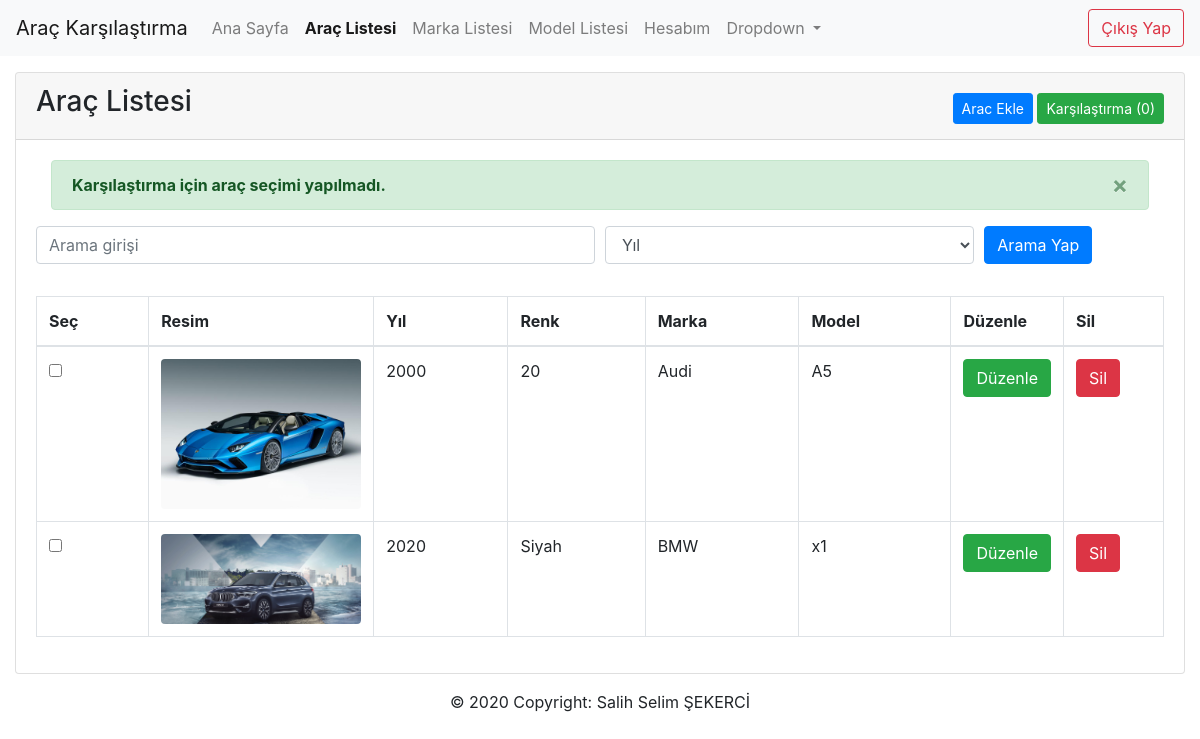
Screenshot of /anaklasor/arac-listesi.php?bilgi=secimYok (signed in) with the database file from the repository.
### tables this page shows
CREATE TABLE `arac` (
  `id` int(11) NOT NULL,
  `marka_id` int(11) NOT NULL,
  `model_id` int(11) NOT NULL,
  `yil` int(11) NOT NULL,
  `agirlik` float(10,2) NOT NULL,
  `motorHacmi` int(10) NOT NULL,
  `tekerSayisi` int(10) NOT NULL,
  `maxHiz` float(10,2) NOT NULL,
  `vites` int(10) NOT NULL,
  `renk` varchar(254) NOT NULL,
  `yakitTuru` varchar(254) NOT NULL,
  `resim` varchar(254) NOT NULL
);

CREATE TABLE `marka` (
  `id` int(11) NOT NULL,
  `marka` varchar(11) NOT NULL
);

CREATE TABLE `model` (
  `id` int(11) NOT NULL,
  `marka_id` int(11) NOT NULL,
  `model` varchar(254) NOT NULL
);

### anaklasor/arac-listesi.php (the view, shortened to what this page needs)
<!doctype html>
<html lang="tr">
<?php include("./assets/head.php") ?>
<?php include("./assets/nav.php") ?>
<?php
$karsilastirmaLenght = $_COOKIE['karsilastirma'];
    $dilimlerLenght = explode("[", $karsilastirmaLenght);
    $datalarLenght = explode("]", $dilimlerLenght[1]);
    $dataLenght = explode(",", $datalarLenght[0]);
function varMi($id)
{
    $karsilastirmaData = $_COOKIE['karsilastirma'];
    $dilimler = explode("[", $karsilastirmaData);
    $datalar = explode("]", $dilimler[1]);
    $data = explode(",", $datalar[0]);
    for ($i = 0; $i < count($data); $i++) {
        if($data[$i] == $id)
            return 1;
    }
    return 0;
}
if (isset($_GET['bilgi'])) {
    switch ($_GET['bilgi']) {
            case 'secimYok':
                $message = "Karşılaştırma için araç seçimi yapılmadı.";
                $status = "success";
                break;
    }
}
if (isset($_GET['text']) && !empty($_GET['text'])) {
    $text = $_GET['text'];
    $tur = $_GET['tur'];
    if ($tur == "yil") {
        $AracSor = $db->prepare('SELECT arac.id AS "AracID", arac.resim, arac.yil, arac.agirlik, arac.motorHacmi, arac.tekerSayisi, arac.maxHiz, arac.vites, arac.renk, arac.yakitTuru, marka.id AS "MarkaID", marka.marka,model.id AS "modelID", model.model  FROM arac INNER JOIN model ON model.id = arac.model_id INNER JOIN marka ON marka.id = arac.marka_id WHERE yil=:yil');
        $AracSor->execute(array(
            "yil"   => $text
        ));
    }
    if ($tur == "marka") {
        $AracSor = $db->prepare('SELECT arac.id AS "AracID", arac.resim, arac.yil, arac.agirlik, arac.motorHacmi, arac.tekerSayisi, arac.maxHiz, arac.vites, arac.renk, arac.yakitTuru, marka.id AS "MarkaID", marka.marka,model.id AS "modelID", model.model  FROM arac INNER JOIN model ON model.id = arac.model_id INNER JOIN marka ON marka.id = arac.marka_id WHERE marka LIKE "%' . $text . '%"');
        $AracSor->execute();
    }
    if ($tur == "model") {
        $AracSor = $db->prepare('SELECT arac.id AS "AracID", arac.resim, arac.yil, arac.agirlik, arac.motorHacmi, arac.tekerSayisi, arac.maxHiz, arac.vites, arac.renk, arac.yakitTuru, marka.id AS "MarkaID", marka.marka,model.id AS "modelID", model.model  FROM arac INNER JOIN model ON model.id = arac.model_id INNER JOIN marka ON marka.id = arac.marka_id WHERE model.model LIKE "%' . $text . '%"');
        $AracSor->execute();
    }
} else {
    $AracSor = $db->prepare('SELECT arac.id AS "AracID", arac.resim, arac.yil, arac.agirlik, arac.motorHacmi, arac.tekerSayisi, arac.maxHiz, arac.vites, arac.renk, arac.yakitTuru, marka.id AS "MarkaID", marka.marka,model.id AS "modelID", model.model  FROM arac INNER JOIN model ON model.id = arac.model_id INNER JOIN marka ON marka.id = arac.marka_id');
    $AracSor->execute();
}
?>
<body class="">
    <div class="container-fluid">
        <div class="card">
            <div class="card-header">
                <div class="d-flex justify-content-between">
                    <h3>Araç Listesi</h3>
                    <div class="ekle text-right mt-2">
                        <a href="Arac-ekle.php" class="btn btn-sm btn-primary">Arac Ekle</a>
                        <a id="karsilastirmaBtn" href="karsilastir.php" class="btn btn-sm btn-success">Karşılaştırma (<?php
                        if($dataLenght[0] > 0)
                        {
                            echo count($dataLenght);
                        } else {
                            echo 0;
                        }
                        ?>)</a>
                    </div>
                </div>
            </div>
            <div class="card-body">
                <div class="container">
                    <?php if (isset($_GET['bilgi'])) { ?>
                        <div class="alert alert-<?= $status ?> alert-dismissible fade show" role="alert">
                            <strong><?= $message ?></strong>
                            <button type="button" class="close" data-dismiss="alert" aria-label="Close">
                                <span aria-hidden="true">&times;</span>
                            </button>
                        </div>
                    <?php } ?>
                </div>
                <form method="GET">
                    <div class="form-row">
                        <div class="form-group col-md-6">
                            <input type="text" name="text" class="form-control" placeholder="Arama girişi">
                        </div>
                        <div class="form-group col-md-4">
                            <?php if (isset($_GET['text'])) { ?>
                                <select id="inputState" name="tur" class="form-control">
                                    <option value="marka" <?= ($tur == "marka") ? "selected" : "" ?>>Marka</option>
                                    <option value="model" <?= ($tur == "model") ? "selected" : "" ?>>Model</option>
                                    <option value="yil" <?= ($tur == "yil") ? "selected" : "" ?>>Yıl</option>
                                </select>
                            <?php } else { ?>
                                <select id="inputState" name="tur" class="form-control">
                                    <option value="yil" selected>Yıl</option>
                                </select>
                            <?php } ?>
                        </div>
                        <div class="form-group col-md-2">
                            <button class="btn btn-primary">Arama Yap</button>
                        </div>
                    </div>
                </form>
                <table class="table table-hover table-bordered">
                    <thead>
                        <tr>
                            <th>Seç</th>
                            <th width=200>Resim</th>
                            <th>Yıl</th>
                            <th>Renk</th>
                            <th>Marka</th>
                            <th>Model</th>
                            <th width=100>Düzenle</th>
                            <th width=100>Sil</th>
                        </tr>
                    </thead>
                    <tbody>
                        <?php
                        while ($AracCek = $AracSor->fetch(PDO::FETCH_ASSOC)) { ?>
                            <tr>
                                <td><input id="Check<?= $AracCek['AracID'] ?>" type="checkbox" onchange="karsilastirmaEkle(<?= $AracCek['AracID'] ?>)" name="aracSecim"
                                value="<?= $AracCek['AracID'] ?>"
                                <?php
                                $donut = varMi($AracCek['AracID']);
                                if($donut == 1)
                                {
                                    echo "checked";
                                }
                                ?>
                                >
                                <td><img class="rounded" width="200px" src="<?= $AracCek['resim'] ?>" alt="" srcset=""></td>
                                <td><?= $AracCek['yil'] ?></td>
                                <td><?= $AracCek['renk'] ?></td>
                                <td><?= $AracCek['marka'] ?></td>
                                <td><?= $AracCek['model'] ?></td>
                                <td><a href="Arac-duzenle.php?id=<?= $AracCek['AracID'] ?>" class="btn btn-success">Düzenle</a></td>
                                <td><button class="btn btn-danger" onclick="silBtn(<?= $AracCek['AracID'] ?>,'<?= $AracCek['Arac'] ?>')">Sil</button></td>
                            </tr>
                        <?php } ?>
                    </tbody>
                </table>
            </div>
        </div>
    </div>
    <?php
    include("./assets/footer.php");
    ?>
</body>
</html>

### rows the page displays
arac: resim (picture), yil "2000", renk "20", marka.marka "Audi", model.model "A5"
arac: resim (picture), yil "2020", renk "Siyah", marka.marka "BMW", model.model "x1"

### other values shown
$message "Karşılaştırma için araç seçimi yapılmadı."
